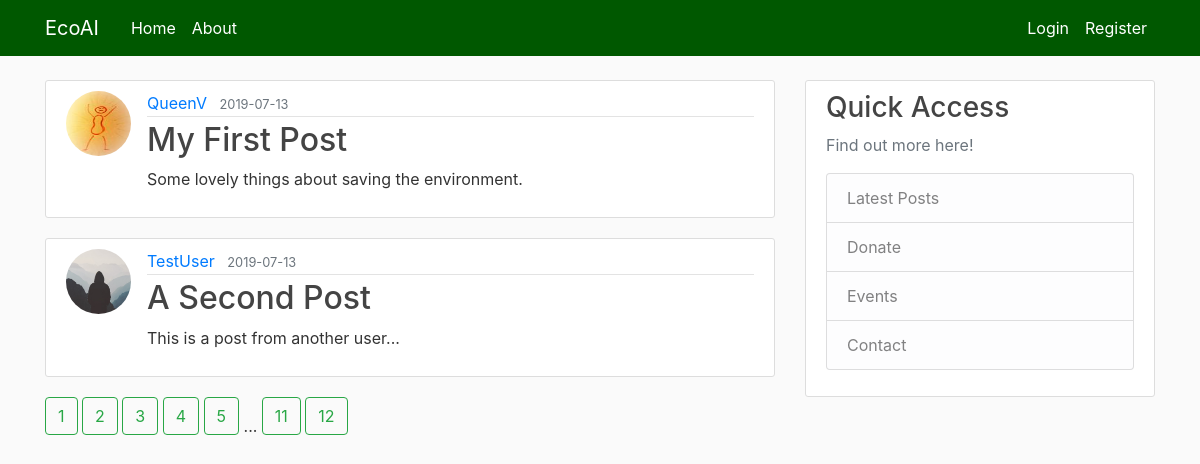
The page /home on the database its author committed.
### flaskblog/models.py (models this page shows, shortened)
class Post(db.Model):
    id = db.Column(db.Integer, primary_key=True)
    title = db.Column(db.String(100), nullable=False)
    date_posted = db.Column(db.DateTime, nullable=False, default=datetime.utcnow)
    content = db.Column(db.Text, nullable=False)
    user_id = db.Column(db.Integer, db.ForeignKey('user.id'), nullable=False) #this relates Post to User

class User(db.Model, UserMixin):
    id = db.Column(db.Integer, primary_key=True)
    username = db.Column(db.String(20), unique=True, nullable=False)
    email = db.Column(db.String(120), unique=True, nullable=False)
    image_file = db.Column(db.String(20), nullable=False, default='default.jpg')
    password = db.Column(db.String(60), nullable=False)
    post = db.relationship('Post', backref='author', lazy=True) #this relates the User to Post

### flaskblog/routes.py (the view)
@app.route("/")
@app.route("/home")
def home():
    page = request.args.get('page', 1, type=int)
    posts = Post.query.paginate(page=page, per_page=2)
    return render_template('home.html', posts=posts)

### flaskblog/templates/home.html
{% extends "layout.html" %}
{% block content %}
    {% for post in posts.items %}
        <article class="media content-section">
            <img class="rounded-circle article-img" src="{{ url_for('static', filename='profile_pics/' + post.author.image_file) }}">
            <div class="media-body">
              <div class="article-metadata">
                <a class="mr-2" href="#">{{ post.author.username }}</a>
                <small class="text-muted">{{ post.date_posted.strftime('%Y-%m-%d') }}</small>
              </div>
              <h2><a class="article-title" href="{{ url_for('post', post_id=post.id) }}">
                  {{ post.title }}
                </a></h2>
              <p class="article-content">{{ post.content }}</p>
            </div>
        </article>
    {% endfor %}
    {% for page_num in posts.iter_pages() %}
        {% if page_num %}
            <a class="btn btn-outline-success mb-4" href="{{ url_for('home', page=page_num)}}">{{ page_num }}</a>
        {% else %}
            ...
        {% endif %}
    {% endfor %}
{% endblock content %}

### flaskblog/static/main.css (style rules this page uses)
body { background: #fafafa; color: #333333; margin-top: 5rem; }
h1, h2, h3, h4, h5, h6 { color: #444444; }
.content-section { background: #ffffff; padding: 10px 20px; border: 1px solid #dddddd; border-radius: 3px; margin-bottom: 20px; }
.article-title { color: #444444; }
.article-content { white-space: pre-line; }
.article-img { height: 65px; width: 65px; margin-right: 16px; }
.article-metadata { padding-bottom: 1px; margin-bottom: 4px; border-bottom: 1px solid #e3e3e3 }
.text-muted { color: #005800; }

### rows shown on the page
Post: image_file (picture), author.username "QueenV", date_posted "2019-07-13", title "My First Post", content "Some lovely things about saving the environment."
Post: image_file (placeholder picture), author.username "TestUser", date_posted "2019-07-13", title "A Second Post", content "This is a post from another user..."

### other values the page prints
{{ page_num }} "1" "2" "3" "4" "5" "11" "12"
